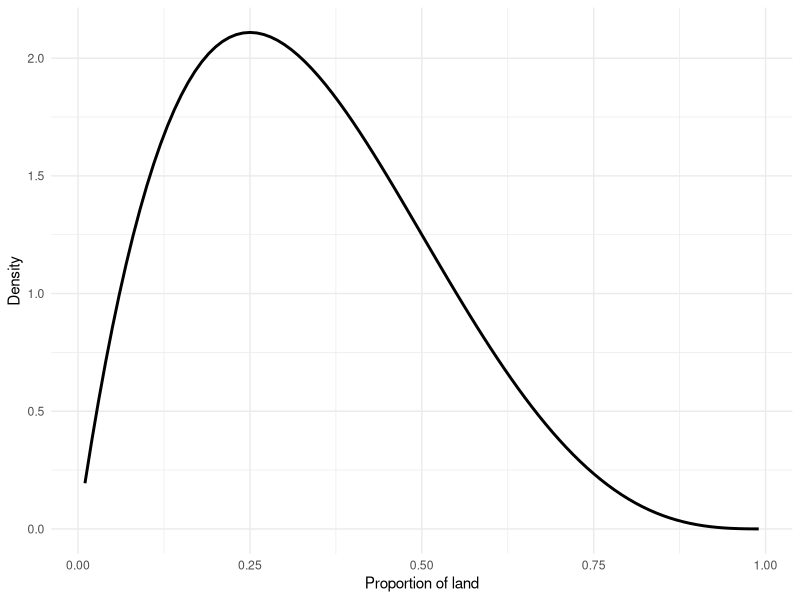
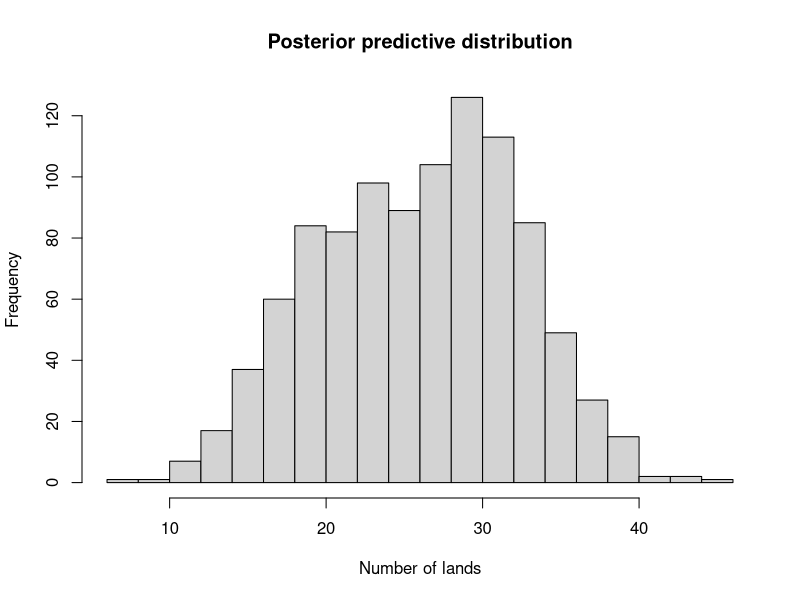

These charts were generated, in order, by the following R code:
# Assignment 2
# Susanne Hantke
# Matriculation number: 03751129

#----------------------------------------------------------------------------------------------------------------------------------------------------------

# packages used:
library(tidyverse)


#----------------------------------------------------------------------------------------------------------------------------------------------------------


# Bayesian Updating

## tasknumber 1

likelihood <- dbinom(6, 10, c(.7,.5,.8))
#prior <- c(1/3, 2/3, 1/3) # B receives reviews twice as likely as A and as C
prior <- c(1/4, 2/4, 1/4) # B receives reviews twice as likely as A and as C
posteriors <- prior * likelihood / sum(prior * likelihood)
# Posterior probability that the reviews are on Company A
posteriors[1]



## tasknumber 2

likelihood2 <- dbinom(9, 10, c(.7,.5,.8)) # only consider the last 10 reviews
prior2 <- posteriors # new prior is old posterior
posteriors2 <- prior2 * likelihood2 / sum(prior2 * likelihood2)
# C increase by 33 percentage points
posteriors2[3] - posteriors[3]



## tasknumber 3

# Factory receives equally many shipments from factory A and B:
prior3 <- c(0.5,0.5)
# Shipment entailing defective parts:
# from factory A: 10% of the time
# from factory B: 20% of the time
# Received shipment contains defective parts (1 out of 1 shipments)
likelihood3 <- dbinom(1,1,c(0.1,0.2))
posteriors3 <- prior3 * likelihood3 / sum(prior3 * likelihood3)
posteriors3
# What is the probability that the next shipment from the same factory will also contain defective products?
# error rate of A * likelihood that first shipment from A +  error rate of B * likelihood that first shipment from B
sum(c(0.1,0.2) * posteriors3)



## tasknumber 4

# no task 4 found in the assignment sheet



## tasknumber 5

# Same number of shipments from A and B -> P_A = P_B = 0.5
# A is correctly identified: 0.8
# B is correctly identified: 0.65
# Test positive for A

# Probability that the shipment is from A given the test says it is from A
# P_A_given_Apos = P_Apos_given_A * P_A / (P_Apos_given_A * P_A + P_Apos_given_B * P_B)
P_A_given_Apos = 0.8*0.5 / (0.8*0.5 + (1-0.65)*0.5)
P_A_given_Apos

# Defected products and positive test for A
# prior5 <- posteriors3
# P_A2 = posterior3[1] = 1/3 
# P_B2 = posterior3[2] = 2/3
P_A_given_Apos_and_defective = 0.8*(1/3) / (0.8*(1/3) + (1-0.65)*(2/3))
P_A_given_Apos_and_defective



# Bayesian Workflow

## tasknumber 6

# 2/3 of the earth's surface are water -> 1/3 land
# Peak of distribution at x = 1/3
# Exclude 0 and 1 because 0% < proportion of land < 100% (strictly lower than)

## beta distribution
# create density distribution
range <- seq(0.01, 0.99, by = 0.01)
d <- dbeta(range, shape1 = 2, shape2 = 4)
BETA <- data.frame(range, d)

# plot
ggplot(BETA, aes(x = range, y = d)) +
  geom_line(linewidth = 1) +
  labs(x = "Proportion of land", 
       y = "Density") +
  theme_minimal()



## tasknumber 7

sample <- rbeta(1e4,2,4)



## tasknumber 8

prop <- seq(0, 1, length.out = 12)
priors <- vector("numeric", length(prop))

for (i in seq_along(prop)){
  priors[i] <- round( sum(sample >= prop[i] & sample < prop[i+1]) / 1e4 , 2)
}

poss <- tibble(prop_L = seq(0, 1, .1), prior = priors[1:11])

# 26 out of 100 tosses landed on land
likelihood <- dbinom(26, 100, prob = poss$prop_L)
poss$likelihood <- likelihood
posteriors <- poss$likelihood * poss$prior / sum(poss$likelihood * poss$prior)
poss$posterior <- posteriors
poss


## tasknumber 9

samples_posterior <- sample(c(poss$prop_L),1e3,replace=TRUE,prob=c(poss$posterior))


## tasknumber 10

# Predict outcomes of 100 globe tosses
prediction <- rbinom(length(samples_posterior),100,samples_posterior)

hist(prediction,breaks=20,xlab="Number of lands",main="Posterior predictive distribution")


